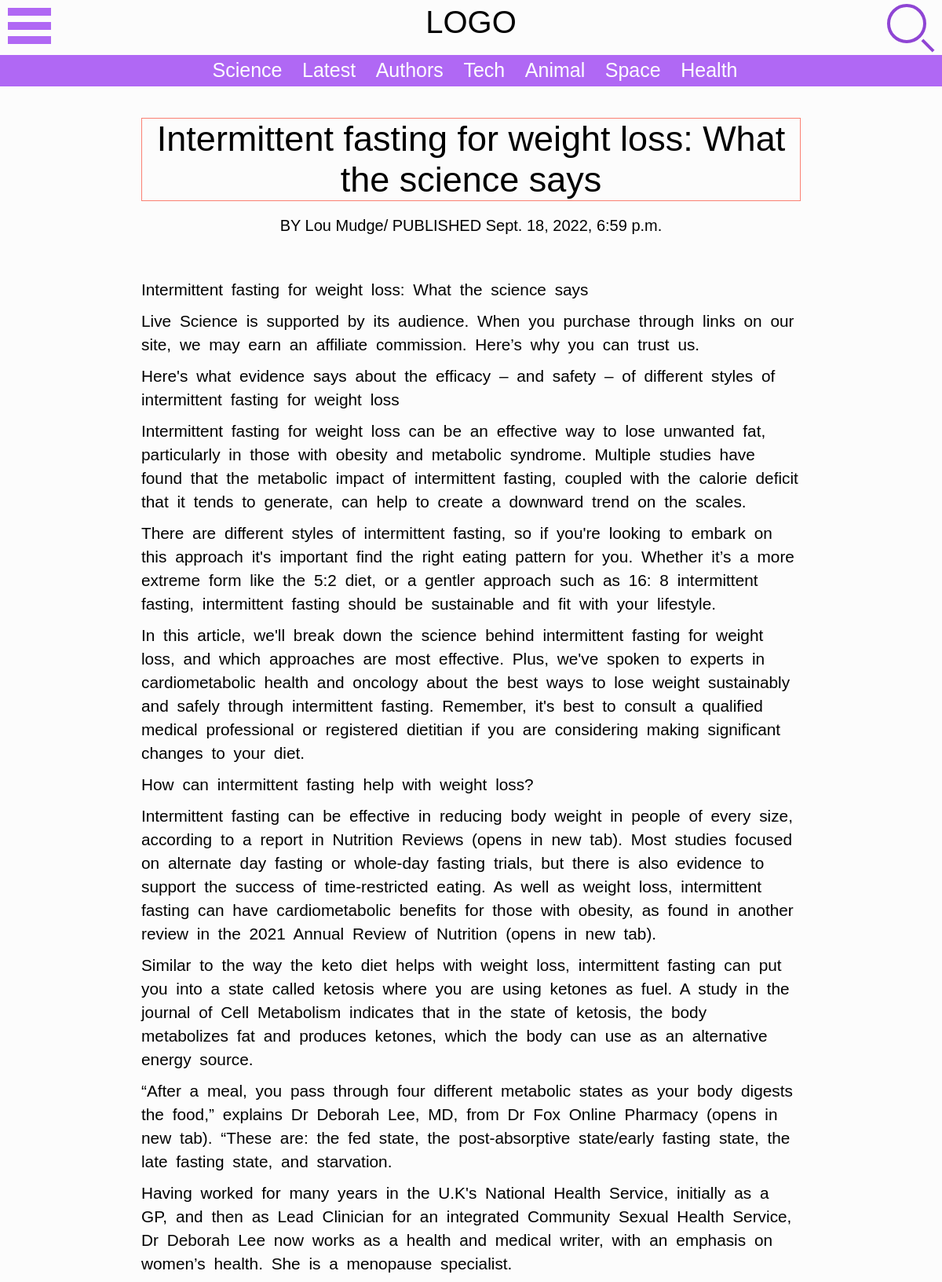
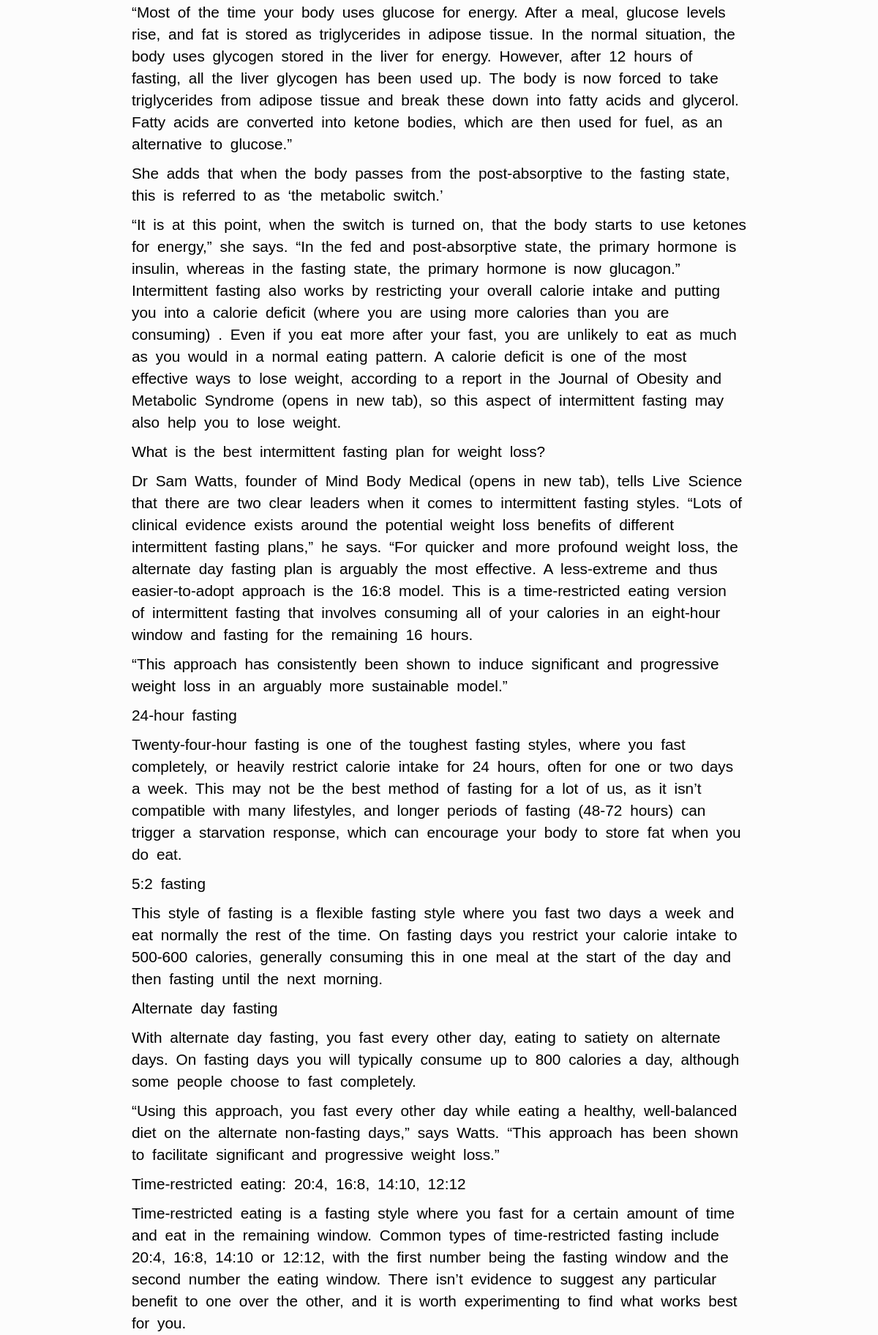
The page /article/Intermittent fasting for weight loss: What the science says (upper part) on the database its author committed (2 pictures, top to bottom).
### arsite/models.py (models this page shows, shortened)
class Article(models.Model):
    Author = models.CharField(max_length=100, unique=False)
    header_image = models.ImageField(upload_to='images/', null=True, blank=True)
    url = models.TextField(unique=True, null=True)
    image_url = models.TextField(null=True)
    category = models.CharField(max_length=100)
    subtitle = models.TextField(max_length=100, null=True)
    title = models.CharField(max_length=100, unique=True)
    body = models.TextField()
    views = models.IntegerField(default=0)
    updated = models.DateTimeField(auto_now=True)
    created = models.DateTimeField(auto_now_add=True)

### arsite/views.py (the view)
# urls.py: path('article/<str:name>', views.article_page, name="article_page"),
def article_page(request, name):
    article_name = str(name).replace('%20', ' ')
    if request.method == 'POST':
        q = request.POST.get('q')
        if request.POST.get('q') != None:
            return redirect('search_page', search_data=q)
        else:
            pass
    try:
        article = models.Article.objects.get(title=article_name)
        comments = article.comment_set.all().order_by('-created')
        article.views += 1
        article.save()
        if request.method == 'POST':
            message = models.Comment.objects.create(
                user=request.user.username, article=article, body=request.POST.get('body')
                )
            return redirect('article_page', article_name)
    except:
        article = models.Article.objects.get(title=article_name)
        comments = article.comment_written_set.all().order_by('-created')
        article.views += 1
        article.save()
        if request.method == 'POST':
            message = models.Comment_written.objects.create(
                user=request.user.username, article=article, body=request.POST.get('body')
                )
            return redirect('article_page', article_name)
    context = {
        "article": article, 'comments': comments, 'signbtn': name, 'categories': article.category.split(',')
    }
    return render(request, 'arsite/article_page.html', context )

### arsite/templates/arsite/article_page.html (shortened to what this page needs)
{% extends 'arsite/home.html' %}
{% block head %}
{{ block.super }}
{% load static %}
<link rel="stylesheet" href="{% static 'arsite/article_page.css' %}">
{% endblock head %}
{% block content %}
<div class="start">
<h1 class='title'>
    {{article.title}}
</h1>
<p class='author_date'>BY {{article.Author}}/ PUBLISHED {{article.updated}}</p>
</div>
<div class='article_img'>
</div>
<div class='Article_body'>
    {{article.body|linebreaks}}
</div>
{% endblock content %}

### arsite/templates/arsite/home.html (shortened to what this page needs)
<!DOCTYPE html>
<html>
    {% block head %}
    <head>
        {% load static %}
        <link rel="stylesheet" href="{% static 'arsite/home.css' %}">
    </head>
    {% endblock head %}
    <body>
        <div id="sidebar">
            <ul class="menu">
                <li class="menu-global menu-top">
                    {% if not user.is_authenticated %}
                    <a href="{% url 'login_page_default' %}">
                    </a>
                    {% else %}
                    <a href="{% url 'studio' 'main' %}">
                        <span class="menu-text">Studio</span>
                    </a>
                    {% endif %}
                </li>
              <li class="menu-global menu-middle">
              </li>
              <li class="menu-global menu-bottom">
              </li>
              <li class="menu-global menu-hidden">
              </li>
              {% if user.is_authenticated %}
              <li class="menu-global menu-hidden">
                <a href="{% url 'logout_page' %}">
                <span class="menu-text">Log out</span>
            </a>
              </li>
              {% else %}
              <li class="menu-global menu-hidden">
                <a href="{% url 'login_page_default' %}">
            </a>
              </li>
              {% endif %}
              <div class="click-blocker" id='click_area'></div>
            </ul>
          </div>
       <div class="navbar">
        <div class='up'>
            <div class='LOGO noplus' id='Logo'>
                <a href="{% url 'home' %}">LOGO</a>
            </div>
            <div class='Search_Slinks'>
                {% block search_form %}
                <div class='Search'>
                    <form id="content" method='POST'>
                        <input type="text" name="q" class="input" id="search-input">
                        <button type="reset" class="search" id="search-btn"></button>
                      </form>
                </div>
                {% endblock search_form %}
            </div>
        </div>
        <div class='topics' id='topics'>
            <div>
            <a href="{% url 'category_page' 'Science' %}" id='topic_link'>Science</a>
            <a href="{% url 'category_page' 'Latest' %}" id='topic_link'> Latest</a>
            <a href="{% url 'category_page' 'Authors' %}" id='topic_link'>Authors</a>
            <a href="{% url 'category_page' 'Technology' %}" id='topic_link'>Tech</a>
            <a href="{% url 'category_page' 'Animal' %}" id='topic_link'>Animal</a>
            <a href="{% url 'category_page' 'Space' %}" id='topic_link'>Space</a>
            <a href="{% url 'category_page' 'Health' %}" id='topic_link'>Health</a>
            </div>
        </div>
       </div>
       <div class='container'>
        {% block content %}{% endblock content %}
    </body>
</html>

### arsite/static/arsite/home.css (style rules this page uses)
body { margin: 0; font-family:'Trebuchet MS', 'Lucida Sans Unicode', 'Lucida Grande', 'Lucida Sans', Arial, sans-serif; background-color: #fcfcfc; font-size: 1.25rem; overflow: hidden; padding: 0; }
* { -webkit-tap-highlight-color: transparent; }
html { overflow: hidden; overflow-y: visible; }
a { text-decoration: none; color: black; }
h1 { margin: 0; }
.topics > div { text-align: center; }
.navbar { display: flex; flex-direction: column; margin-bottom: 15px; }
h1, h2 { font-family: "Montserrat", sans-serif; margin: 10px 0; }
ul { display: block; list-style-type: none; text-align: right; }
#sidebar { position: absolute; top: 0; left: 0; margin-left: 10px; margin-top: 10px; height: fit-content; width: fit-content; }
#click_area { z-index: 100; }
.menu { position: relative; margin: 0 20px 0 0; padding-left: 1.25em; cursor: pointer; width: 30px; height: 50px; text-align: right; }
.click-blocker { width: 100%; height: 100%; position: absolute; left: 0; top: 0; }
.menu-global { z-index: 10; position: absolute; left: 0; height: 10px; width: 100%; background-color: rgb(176, 104, 244); -webkit-transition: all 0.2s 0s; transition: all 0.2s 0s; }
.menu-top { top: 0; }
.menu-middle { top: 18px; }
.menu-bottom, .menu-hidden { top: 36px; }
.up { height: 70px; position: relative; }
.LOGO { width: fit-content; position: absolute; font-size: 40px; }
.noplus { top: 39.5%; left: 50%; transform: translate(-50%, -50%); }
.topics { background-color: rgb(176, 104, 244); padding: 5px; }
a { transition: 0.2s; }
.Search_Slinks { position: absolute; display: flex; flex-direction: row; width: 100%; justify-content: flex-start; }
#topic_link { color: white; font-size: 25px; margin: 0 10px; }
#topics { display: inline; width: 100%; height: 30px; overflow-y: hidden; overflow-x:scroll; white-space: nowrap; }
#topics { -ms-overflow-style: none; scrollbar-width: none; }
#content { position: absolute; height: 50px; width: 300px; right: -280px; top: 30px; }
input { box-sizing: border-box; width: 50px; height: 50px; border: 4px solid rgb(143, 69, 212); border-radius: 50%; background: none; color: #fff; font-size: 16px; font-weight: 400; font-family:'Trebuchet MS', 'Lucida Sans Unicode', 'Lucida Grande', 'Lucida Sans', Arial, sans-serif; outline: 0; -webkit-transition: width 0.4s ease-in-out, border-radius 0.8s ease-in-out, padding 0.2s; transition: width 0.4s ease-in-out, border-radius 0.8s ease-in-out, padding 0.2s; -webkit-transition-delay: 0.4s; transition-delay: 0.4s; -webkit-transform: translate(-100%, -50%); -ms-transform: translate(-100%, -50%); transform: translate(-100%, -50%); }
.search { background: none; position: absolute; top: 0px; left: 0; height: 50px; width: 50px; padding: 0; border-radius: 100%; outline: 0; border: 0; color: inherit; cursor: pointer; -webkit-transition: 0.2s ease-in-out; transition: 0.2s ease-in-out; -webkit-transform: translate(-100%, -50%); -ms-transform: translate(-100%, -50%); transform: translate(-100%, -50%); }
.search:before { content: ""; position: absolute; width: 20px; height: 4px; background-color: rgb(143, 69, 212); -webkit-transform: rotate(45deg); -ms-transform: rotate(45deg); transform: rotate(45deg); margin-top: 26px; margin-left: 17px; -webkit-transition: 0.2s ease-in-out; transition: 0.2s ease-in-out; }
.topics > div { width: fit-content; margin: 0 auto; }
.container { margin-bottom: 15px; }
.Large > .article_info > h3, p { width: 90%; margin: 0; }
p, h3 { margin: 0; font-size: 1.30rem; }
p { font-weight: 100; }
.LOGO > a { width:fit-content; height: fit-content; }
.LOGO { transition: 1s; }

### arsite/static/arsite/article_page.css (style rules this page uses)
.start { text-align: center; }
.title { border: 1px solid salmon; font-size: 45px; margin: 40px 15%; margin-bottom: 0; font-weight: 500; }
.author_date { font-size: 20px; }
.Article_body { width: 70%; height: fit-content; margin: 0 auto; font-size: 20px; font-family:'Trebuchet MS', 'Lucida Sans Unicode', 'Lucida Grande', 'Lucida Sans', Arial, sans-serif; word-spacing: 5px; line-height: 30px; }
.Large > .article_info > h3, p { width: 100%; }

### rows shown on the page
Article: title "Intermittent fasting for weight loss: What the science says", Author "Lou Mudge", updated "Sept. 18, 2022, 6:59 p.m.", body "Intermittent fasting for weight loss: What the science says Live Science is supported by its audience. When you purchase through links on our site, we may earn an affiliate commission. Here’s why you can trust us. Here's what evidence says about the efficacy – and safety – of different styles of intermittent fasting for weight loss Intermittent fasting for weight loss can be an effective way to lose unwanted fat, particularly in those with obesity and metabolic syndrome. Multiple studies have found that the metabolic impact of intermittent fasting, coupled with the calorie deficit that it tends to generate, can help to create a downward trend on the scales. There are different styles of…"
